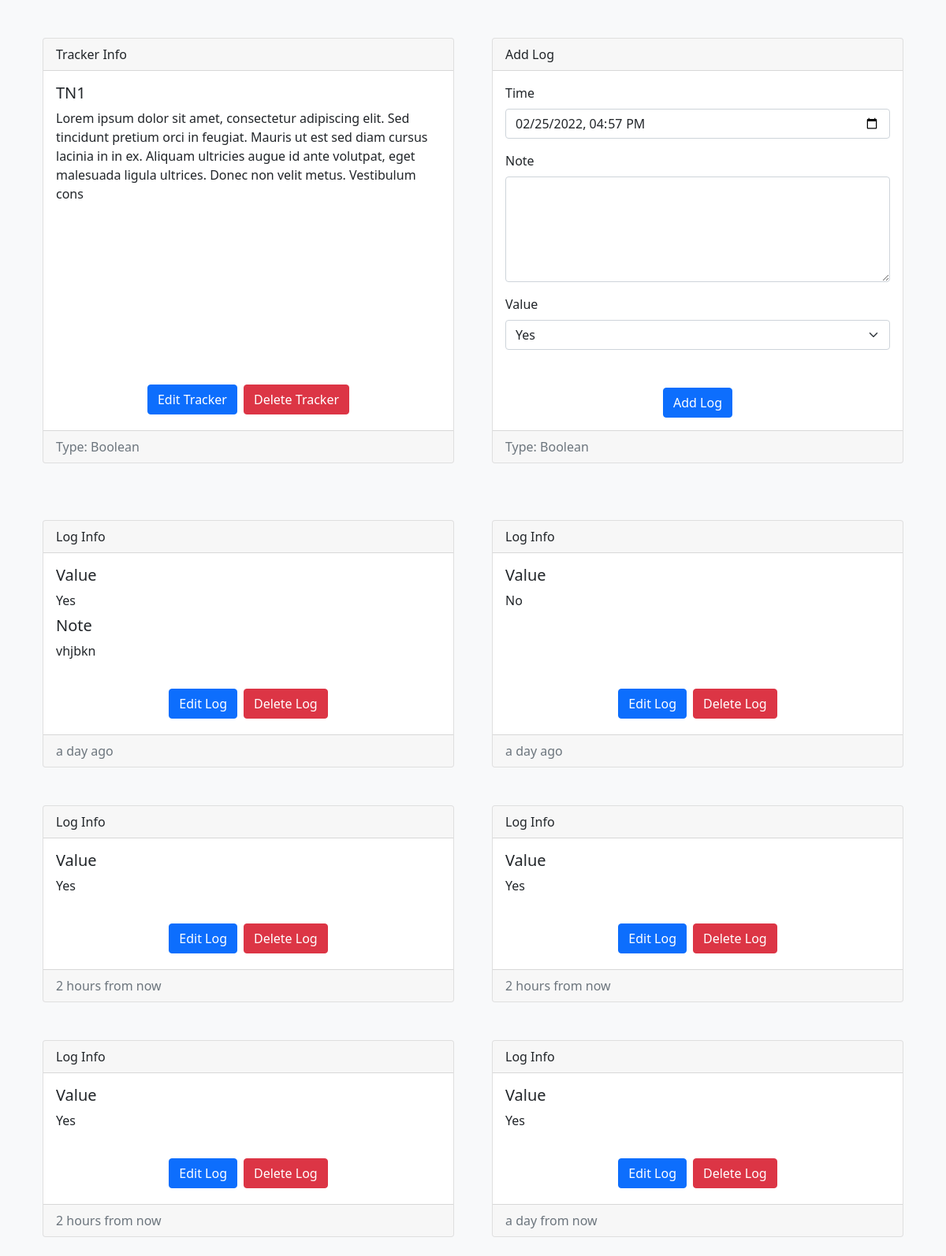
The app's page /trackers/view?id=1 (signed in) with its own data.
### models/models.py (models this page shows)
class TrackerModel(db.Model):
    __tablename__ = "trackers"
    t_id = db.Column(db.Integer(), primary_key=True)
    t_name = db.Column(db.String(64), nullable=False)
    t_desc = db.Column(db.String(256))
    t_type = db.Column(db.Integer(), db.ForeignKey("tracker_types.tt_id", ondelete="CASCADE"), nullable=False)
    t_user = db.Column(db.Integer(), db.ForeignKey("users.id", ondelete="CASCADE"), nullable=False)
    t_type_name = db.relationship("TrackerTypes", uselist=False)
    t_unit = db.relationship("TrackerUnit", cascade="all, delete", uselist=False)
    t_options = db.relationship("TrackerOptions", cascade="all, delete")
    t_logs = db.relationship("TrackerLogs", cascade="all, delete")

class TrackerTypes(db.Model):
    __tablename__ = "tracker_types"
    tt_id = db.Column(db.Integer(), primary_key=True, autoincrement=True)
    tt_name = db.Column(db.String(64), unique=True, nullable=False)

class TrackerLogs(db.Model):
    __tablename__ = "tracker_logs"
    tl_id = db.Column(db.Integer(), primary_key=True, autoincrement=True)
    tl_time = db.Column(db.DateTime(), nullable=False)
    tl_note = db.Column(db.String(256))
    tl_tracker = db.Column(db.Integer(), db.ForeignKey("trackers.t_id", ondelete="CASCADE"), nullable=False)
    tl_vals = db.relationship("TrackerValues", cascade="all, delete")

class TrackerValues(db.Model):
    __tablename__ = "tracker_vals"
    tv_id = db.Column(db.Integer(), primary_key=True, autoincrement=True)
    tv_val = db.Column(db.Numeric(10, 2), nullable=False)
    tv_log = db.Column(db.Integer(), db.ForeignKey("tracker_logs.tl_id", ondelete="CASCADE"), nullable=False)

### views/views.py (the view, shortened to what this page needs)
@app.route("/trackers/view", methods=["GET", "POST"])
@login_required
def trackers_view():
    t_id = request.args.get("id", "")
    if not (t_id.isdigit()):
        flash("Invalid Tracker", "danger")
        return redirect("/trackers")
    t_id = int(t_id)
    tracker = TrackerModel.query.filter(TrackerModel.t_id == t_id, TrackerModel.t_user == current_user.id).first()
    if not tracker:
        flash("Invalid Tracker", "danger")
        return redirect("/trackers")
    options = {x.to_id: x.to_name for x in tracker.t_options}
    return render_template("trackers/view.html", user=current_user, tracker=tracker, options=options)

### auth/auth.py (called while the page is built)
@login.user_loader
def load_user(id):
    return UserModel.query.get(int(id))

### templates/filters/filters.py (called while the page is built)
@app.template_filter()
def pretty_datetime(datetime):
    return naturaltime(datetime)

### templates/trackers/view.html (shortened to what this page needs)
<!DOCTYPE html>
<html lang="en">
    <head>
        <link rel="stylesheet" href="{{ url_for('static', filename='css/bootstrap.min.css')}}">
        <link rel="stylesheet" href="{{ url_for('static', filename='css/fontawesome.all.min.css')}}">
        <link rel="stylesheet" href="{{ url_for('static', filename='css/tracker_view.css')}}">
    </head>
    <body class="bg-light">
        <div class="container">
            <div class="row equal bg-light mt-4">
                <div class="col-sm-12 col-md-12 col-lg-6 col-xl-6 d-flex justify-content-center p-4">
                    <div class="card flex-fill">
                        <div class="card-header">Tracker Info</div>
                        <div class="card-body">
                            <h5 class="card-title">{{ tracker.t_name }}</h5>
                            <p class="card-text">{{ tracker.t_desc }}</p>
                        </div>
                        <div class="card-body d-flex justify-content-center align-items-end">
                            <a href="/trackers/edit?id={{ tracker.t_id }}" class="btn btn-primary m-1">Edit Tracker</a>
                            <form action="" method="POST" style="display: inline;">
                                <button type="submit" class="btn btn-danger m-1">Delete Tracker</button>
                            </form>
                        </div>
                        <div class="card-footer text-muted">
                            <span>Type: {{ tracker.t_type_name.tt_name }}</span>
                        </div>
                    </div>
                </div>
                <div class="col-sm-12 col-md-12 col-lg-6 col-xl-6 d-flex justify-content-center p-4">
                    <div class="card flex-fill">
                        <form action="" method="POST" style="width: 100%;">
                            <div class="card-header">Add Log</div>
                            <div class="card-body">
                                <div class="mb-3">
                                    <label for="tl_time" class="form-label">Time</label>
                                    <input type="datetime-local" class="form-control" id="tl_time" name="tl_time" required>
                                </div>
                                <div class="mb-3">
                                    <label for="tl_note" class="form-label">Note</label>
                                    <textarea rows="5" class="form-control" id="tl_note" name="tl_note" maxlength="256"></textarea>
                                </div>
                                {% if tracker.t_type_name.tt_name == "Boolean" %}
                                <label for="tl_val" class="form-label">Value</label>
                                <div class="mb-3">
                                    <select id="tl_val" name="tl_val" class="form-select" required>
                                        <option value="1" selected>Yes</option>
                                    </select>
                                </div>
                                {% elif tracker.t_type_name.tt_name == "Integer" %}
                                <label for="tl_val" class="form-label">Value</label>
                                <div class="input-group mb-3">
                                    <input type="number" step="1" id="tl_val" name="tl_val" class="form-control" aria-describedby="tl_unit" required>
                                    <span class="input-group-text" id="tl_unit">{{ tracker.t_unit.tu_name }}</span>
                                </div>
                                {% elif tracker.t_type_name.tt_name == "Decimal" %}
                                <label for="tl_val" class="form-label">Value</label>
                                <div class="input-group mb-3">
                                    <input type="number" step="0.01" id="tl_val" name="tl_val" class="form-control" aria-describedby="tl_unit" required>
                                    <span class="input-group-text" id="tl_unit">{{ tracker.t_unit.tu_name }}</span>
                                </div>
                                {% endif %}
                            </div>
                            <div class="card-body d-flex justify-content-center align-items-end">
                                <button type="submit" class="btn btn-primary">Add Log</button>
                            </div>
                            <div class="card-footer text-muted">
                                <span>Type: {{ tracker.t_type_name.tt_name }}</span>
                            </div>
                        </form>
                    </div>
                </div>
            </div>
        </div>
        <div class="container">
            <div class="row equal bg-light mt-4">
                {% for log in tracker.t_logs %}
                <div class="col-sm-12 col-md-12 col-lg-6 col-xl-6 d-flex justify-content-center p-4">
                    <div class="card flex-fill">
                        <div class="card-header">Log Info</div>
                        <div class="card-body">
                            <h5 class="card-title">
                                {% if tracker.t_type_name.tt_name == "Multi Select" %}
                                Values
                                {% else %}
                                Value
                                {% endif %}
                            </h5>
                            <div class="card-text">
                                {% for val in log.tl_vals %}
                                <div>
                                    {% if tracker.t_type_name.tt_name == "Boolean" %}
                                        {% if val.tv_val | int == 1 %}
                                        Yes
                                        {% elif val.tv_val | int == 0 %}
                                        No
                                        {% endif %}
                                    {% elif tracker.t_type_name.tt_name == "Integer" %}
                                        {{ val.tv_val | int }}
                                    {% elif tracker.t_type_name.tt_name == "Decimal" %}
                                        {{ val.tv_val | round(2) }}
                                    {% elif tracker.t_type_name.tt_name == "Duration" %}
                                        Hours: {{ val.tv_val // 3600 }} | Minutes: {{ (val.tv_val % 3600) // 60 }} | Seconds: {{ (val.tv_val % 60) | int }}
                                    {% elif tracker.t_type_name.tt_name == "Single Select" %}
                                        {{ options[val.tv_val | int] }}
                                    {% elif tracker.t_type_name.tt_name == "Multi Select" %}
                                        {{ options[val.tv_val | int] }}
                                    {% endif %}
                                </div>
                                {% endfor %}
                            </div>
                            {% if log.tl_note | length > 0 %}
                            <h5 class="card-title pt-2">Note</h5>
                            <div class="card-text">{{ log.tl_note }}</div>
                            {% endif %}
                        </div>
                        <div class="card-body d-flex justify-content-center align-items-end">
                            <a href="/trackers/log/edit?tid={{ tracker.t_id }}&lid={{ log.tl_id }}" class="btn btn-primary m-1">Edit Log</a>
                            <form action="" method="POST" style="display: inline;">
                                <button type="submit" class="btn btn-danger m-1">Delete Log</button>
                            </form>
                        </div>
                        <div class="card-footer text-muted">
                            {{ log.tl_time | pretty_datetime }}
                        </div>
                    </div>
                </div>
                {% endfor %}
            </div>
        </div>
    </body>
</html>

### static/css/tracker_view.css (style rules this page uses)
.card { transition: transform 0.2s ease; }

### records on screen
TrackerModel: t_name "TN1", t_desc "Lorem ipsum dolor sit amet, consectetur adipiscing elit. Sed tincidunt pretium orci in feugiat. Mauris ut est sed diam cursus lacinia in in ex. Aliquam ultricies augue id ante volutpat, eget malesuada ligula ultrices. Donec non velit metus. Vestibulum cons"
TrackerTypes: t_type_name.tt_name "Boolean"
TrackerLogs: tl_note "vhjbkn", tl_time|pretty_datetime "a day ago"
TrackerValues: tv_val "Yes"
TrackerLogs: tl_time|pretty_datetime "a day ago"
TrackerValues: tv_val "No"
TrackerLogs: tl_time|pretty_datetime "2 hours from now"
TrackerValues: tv_val "Yes"
TrackerLogs: tl_time|pretty_datetime "2 hours from now"
TrackerValues: tv_val "Yes"
TrackerLogs: tl_time|pretty_datetime "2 hours from now"
TrackerValues: tv_val "Yes"
TrackerLogs: tl_time|pretty_datetime "a day from now"
TrackerValues: tv_val "Yes"
